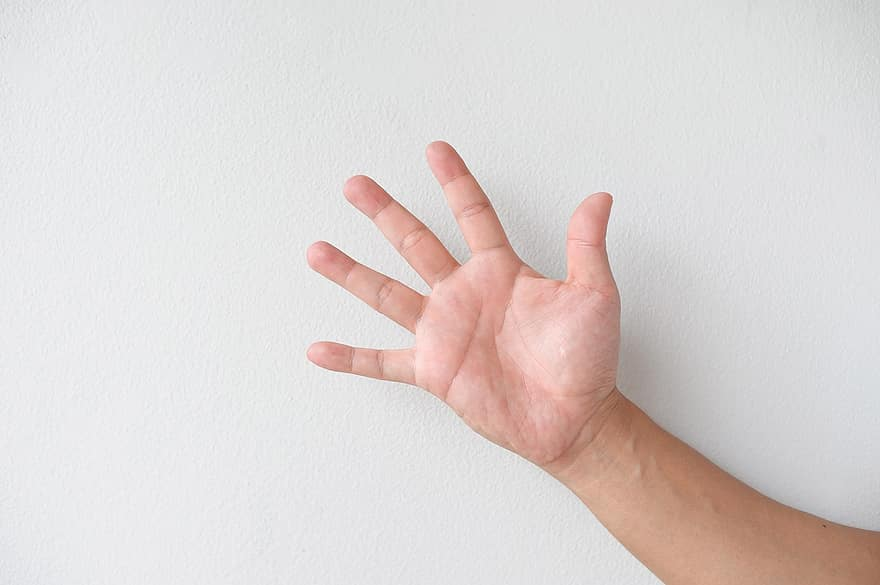
#> input picture tangan.jpg, 880 x 585 px
$ jupyter execute Fitur_Bentuk.ipynb   (shell and % lines are left out)   (older library calls are emulated)
#> lines starting #> are read from the running program, lines starting #| are printed output that depends on the picture
<a href="https://colab.research.google.com/github/AlfinHeck/UAS_VISI_KOMPUTER/blob/main/Fitur_Bentuk.ipynb" target="_parent"></a>

1. Impor Library yang diperlukan

2. Membaca dan menampilkan gambar

[cell 1]
#impor library yang diperlukan
from skimage.io import imread, imshow
from skimage.transform import resize
from skimage.feature import hog
from skimage import exposure
import matplotlib.pyplot as plt


#membaca gambar
img = imread('tangan.jpg')
#> img is the input picture: shape (585, 880, 3); mean R, G, B 221.1, 213.5, 211.7
imshow(img)
print(img.shape)
#| (585, 880, 3)

Menyesuaikan ulang ukuran gambar

[cell 2]
resized_img = resize(img, (128,64))
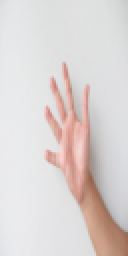
#> resized_img: shape (128, 64, 3) float64 (shown 2 times larger); mean R, G, B 0.867, 0.837, 0.83
imshow(resized_img)
print(resized_img.shape)
#| (128, 64, 3)

Membuat Fitur Hog

[cell 3]
#membuat fitur hog
fd, hog_image = hog(resized_img, orientations=9, pixels_per_cell=(8, 8),
                    cells_per_block=(2, 2), visualize=True, multichannel=True)
#> fd = 3780 values, max 0.74 at index 3148, min 0 at index 5, mean 0.108

Memproses suatu gambar ke histogram

[cell 4]
#membuat sub plot
fig, (ax1, ax2) = plt.subplots(1, 2, figsize=(16, 8), sharex=True, sharey=True)

ax1.imshow(resized_img, cmap=plt.cm.gray)
ax1.set_title('Input image')

#skala ulang gambar agar tampil lebih baik
hog_image_rescaled = exposure.rescale_intensity(hog_image, in_range=(0, 10))
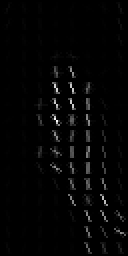
#> hog_image_rescaled: shape (128, 64) float64 (shown 2 times larger); min 0, max 0.0182, mean 0.000334; drawn with min black and max white

ax2.imshow(hog_image_rescaled, cmap=plt.cm.gray)
ax2.set_title('Histogram of Oriented Gradients')

#menampilkan gambar
plt.show()
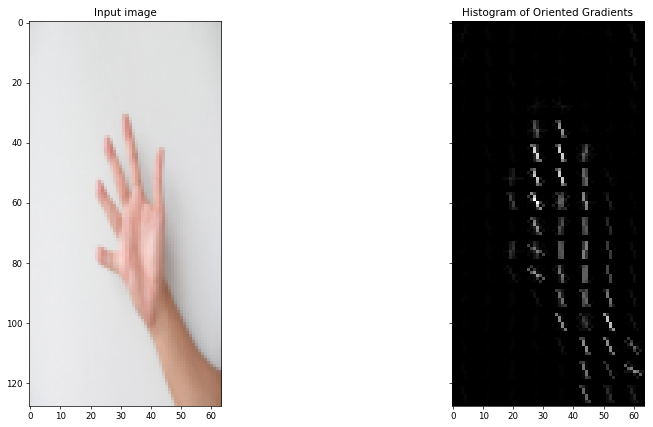
#> figure drawn by matplotlib, 2 panels
